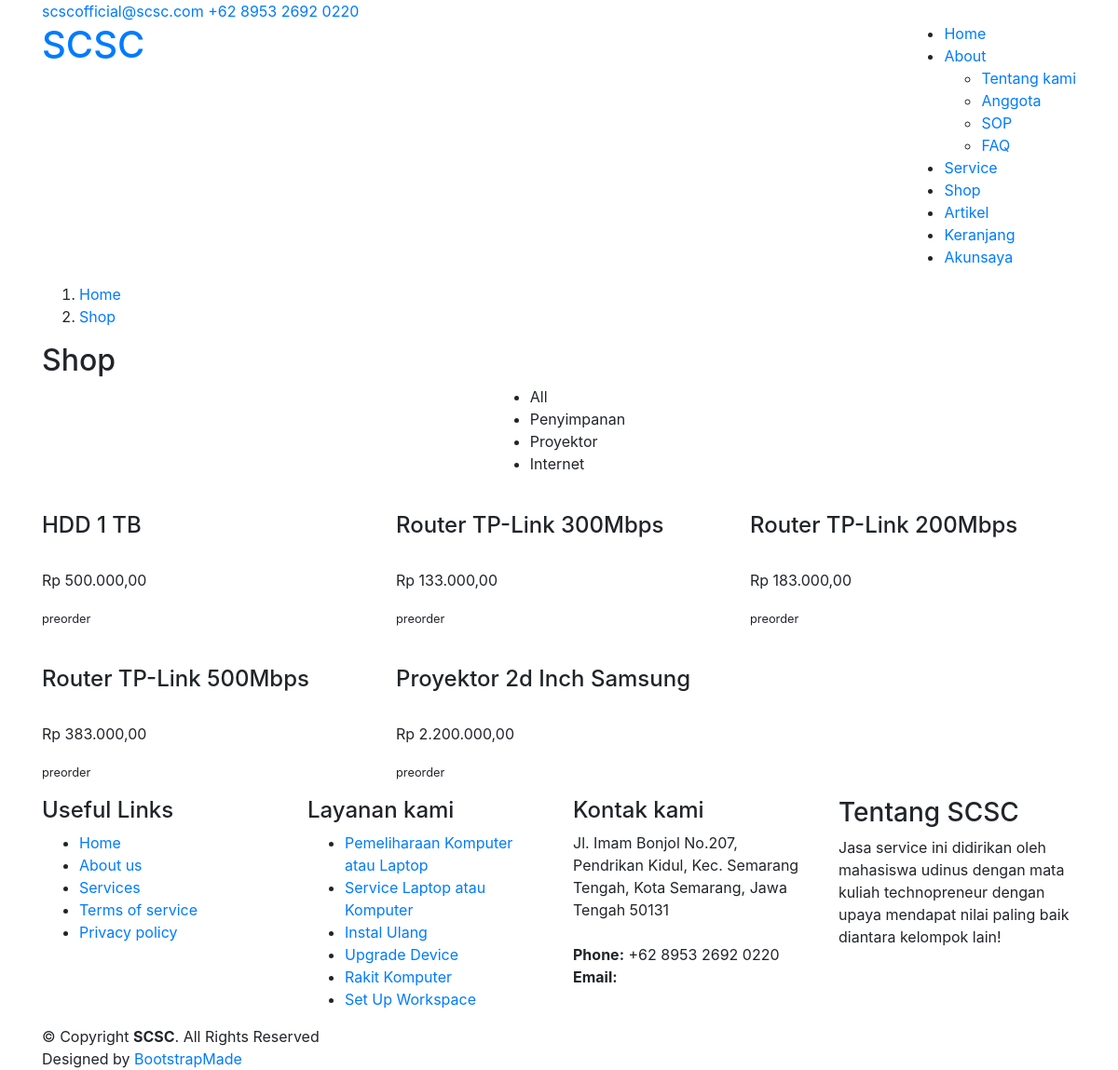
Screenshot of /index.php/shop with the database file from the repository.
### tables this page shows
CREATE TABLE `homemenu` (
  `id` int(191) NOT NULL,
  `name` varchar(191) NOT NULL,
  `value` varchar(191) NOT NULL,
  `status` int(191) NOT NULL
);

CREATE TABLE `homemenuabout` (
  `id` int(191) NOT NULL,
  `name` varchar(191) NOT NULL,
  `value` varchar(191) NOT NULL,
  `status` int(191) NOT NULL
);

CREATE TABLE `produkcategory` (
  `id` int(191) NOT NULL,
  `name` varchar(191) NOT NULL,
  `status` int(191) NOT NULL
);

CREATE TABLE `produk` (
  `id` int(191) NOT NULL,
  `name` varchar(191) NOT NULL,
  `link` varchar(191) NOT NULL,
  `photo` varchar(191) NOT NULL,
  `category` varchar(191) NOT NULL,
  `description` text NOT NULL,
  `condition` int(191) NOT NULL,
  `ready` varchar(191) NOT NULL,
  `supply` int(191) NOT NULL,
  `price` int(191) NOT NULL,
  `status` int(191) NOT NULL
);

CREATE TABLE `service` (
  `id` int(191) NOT NULL,
  `icon` varchar(191) NOT NULL,
  `name` varchar(191) NOT NULL,
  `description` text NOT NULL,
  `estimation` varchar(191) NOT NULL,
  `level` int(191) NOT NULL,
  `price` int(191) NOT NULL,
  `status` int(191) NOT NULL
);

### application/controllers/Shop.php (called while the page is built, shortened)
<?php
class shop extends CI_Controller
{
    public function index()
    {
        $data['title'] = "SCSC - Service";
        $tempVar = $this->scsc->getAll("homemenu");
        $data['menu'] = $tempVar;
        $tempVar = $this->scsc->getAll("homemenuabout");
        $data['submenu'] = $tempVar;
        $tempVar = $this->scsc->getData("profil",array('name'=>'tentang'));
        $tempVar = $tempVar[0]["value"];
        $data['tentang'] = $tempVar;
        $tempVar = $this->scsc->getData("profil",array('name'=>'logo'));
        $tempVar = $tempVar[0]["value"];
        $data['logo'] = $tempVar;
        $tempVar = $this->scsc->getData("profil",array('name'=>'singkatan'));
        $tempVar = $tempVar[0]["value"];
        $data['singkatan'] = $tempVar;
        $tempVar = $this->scsc->getData("profil",array('name'=>'email'));
        $tempVar = $tempVar[0]["value"];
        $data['email'] = $tempVar;
        $tempVar = $this->scsc->getData("profil",array('name'=>'alamat'));
        $tempVar = $tempVar[0]["value"];
        $data['alamat'] = $tempVar;
        $tempVar = $this->scsc->getData("profil",array('name'=>'telp'));
        $tempVar = $tempVar[0]["value"];
        $data['telp'] = $tempVar;
        $tempVar = $this->scsc->getData("profil",array('name'=>'twitter'));
        $tempVar = $tempVar[0]["value"];
        $data['twitter'] = $tempVar;
        $tempVar = $this->scsc->getData("profil",array('name'=>'facebook'));
        $tempVar = $tempVar[0]["value"];
        $data['facebook'] = $tempVar;
        $tempVar = $this->scsc->getData("profil",array('name'=>'instagram'));
        $tempVar = $tempVar[0]["value"];
        $data['instagram'] = $tempVar;
        $tempVar = $this->scsc->getData("profil",array('name'=>'skype'));
        $tempVar = $tempVar[0]["value"];
        $data['skype'] = $tempVar;
        $tempVar = $this->scsc->getData("profil",array('name'=>'linkedin'));
        $tempVar = $tempVar[0]["value"];
        $data['linkedin'] = $tempVar;
        $tempVar = $this->scsc->getData("produk",array('status'=>1));
        $data['products'] = $tempVar;
        $tempVar = $this->scsc->getData("produkcategory",array('status'=>1));
        $data['produkcategory'] = $tempVar;
        $tempVar = $this->scsc->getData("service",array('status'=>'1'));
        $data['services'] = $tempVar;
        $data['link'] = "Shop";
        $data['active'] = 4;
        $data['dd'] = 2;
        $data['dda'] = 0;
        $this->load->view('home/header', $data);
        $this->load->view('home/top', $data);
        $this->load->view('layanan/shop',$data);
        $this->load->view('home/footer', $data);
    }
}

### index.php (called while the page is built, shortened)
<?php
require_once BASEPATH.'core/CodeIgniter.php';

### application/models/scsc.php (called while the page is built, shortened)
<?php
class scsc extends CI_Model
{
    public function getData($dataBase, $where)
    {
        return $this->db->get_where($dataBase, $where)->result_array();
    }
    public function getAll($tabel)
    {
        return $this->db->get($tabel)->result_array();
    }
}

### application/views/layanan/shop.php (the view, shortened to what this page needs)
<main id="main">
  <section id="breadcrumbs" class="breadcrumbs">
    <div class="container">
      <ol>
        <li><a href="<?= base_url();?>">Home</a></li>
        <li><a href="<?= base_url().strtolower($link);?>" ><?= $link;?></a></li>
      </ol>
      <h2><?= $link;?></h2>
    </div>
  </section>
  <section id="portfolio" class="portfolio">
    <div class="container">
      <div class="row">
        <div class="col-lg-12 d-flex justify-content-center">
          <ul id="portfolio-flters">
            <li data-filter="*" class="filter-active">All</li>
            <?php foreach($produkcategory as $category): ?>
              <li data-filter=".filter-<?= strtolower($category['name']);?>"><?=$category['name'];?></li>
            <?php endforeach;?>
          </ul>
        </div>
      </div>
      <div class="row portfolio-container">
        <?php foreach($products as $product):?>
          <div class="col-lg-4 col-md-6 portfolio-item filter-<?=strtolower($product['category']);?>">
            <div class="portfolio-wrap">
              <div class="portfolio-info">
                <h4><?=$product['name'];?></h4>
                <br>
                <?php $hasil_rupiah = "Rp " . number_format($product['price'],2,',','.');?>
                <p><?= $hasil_rupiah;?></p>
                <?php if($product['ready']==1):?>
                  <p><small>Ready <?=$product['supply'];?> item</small></p>
                <?php else:?>
                    <p><small>preorder</small></p>
                <?php endif;?>
              </div>
            </div>
          </div>
        <?php endforeach;?>
      </div>
    </div>
  </section>
</main>

### application/views/home/top.php (shortened to what this page needs)
<body>
  <section id="topbar" class="d-none d-lg-block">
    <div class="container d-flex">
      <div class="contact-info mr-auto">
        <i class="icofont-envelope"></i><a href="mailto:<?= $email; ?>" target="_blank" ><?= $email; ?></a>
        <i class="icofont-phone"></i> <a href="tel:<?= $telp; ?>" target="_blank" ><?= $telp; ?></a>
      </div>
    </div>
  </section>
  <header id="header">
    <div class="container d-flex">
      <div class="logo mr-auto">
        <h1 class="text-light"><a href="<?= base_url()?>"><span><?= $singkatan; ?></span></a></h1>
      </div>
      <nav class="nav-menu d-none d-lg-block">
        <ul>
          <?php $a=1;
            foreach($menu as $nama):?>
            <?php if($a == $active && $nama['id'] != $dd):?>
              <li class="active"><a href="<?= base_url().strtolower($nama['value']);?>"><?= $nama['name'];?></a></li>
            <?php elseif($nama['id'] == $dd):?>
              <li class="drop-down"><a href="#"><?= $nama['name'];?></a>
                <ul>
                  <?php $b=1; foreach($submenu as $subnama):?>
                    <?php if($subnama['id'] != $dda):?>
                      <li>
                    <?php else:?>
                      <li class="active">
                    <?php endif;?>
                    <a href="<?= base_url().strtolower($subnama['name']);?>"><?= $subnama['value'];?></a></li>
                  <?php endforeach;?>
                </ul>
              </li>
            <?php else:?>
              <li><a href="<?= base_url().strtolower($nama['value']);?>"><?= $nama['name'];?></a></li>
            <?php endif;?>
            <?php $a++;?>
          <?php endforeach;?>
        </ul>
      </nav>
    </div>
  </header>

### application/views/home/footer.php (shortened to what this page needs)
<footer id="footer">
  <div class="footer-top">
    <div class="container">
      <div class="row">
        <div class="col-lg-3 col-md-6 footer-links">
          <h4>Useful Links</h4>
          <ul>
            <li><i class="bx bx-chevron-right"></i> <a href="#">Home</a></li>
            <li><i class="bx bx-chevron-right"></i> <a href="#">About us</a></li>
            <li><i class="bx bx-chevron-right"></i> <a href="#">Services</a></li>
            <li><i class="bx bx-chevron-right"></i> <a href="#">Terms of service</a></li>
            <li><i class="bx bx-chevron-right"></i> <a href="#">Privacy policy</a></li>
          </ul>
        </div>
        <div class="col-lg-3 col-md-6 footer-links">
          <h4>Layanan kami</h4>
          <ul>
            <?php foreach($services as $service):?>
              <li><i class="bx bx-chevron-right"></i> <a href="<?= base_url()?>service/serviceitem/<?= $service['name'];?>"><?= $service['name']; ?></a></li>
            <?php endforeach;?>
          </ul>
        </div>
        <div class="col-lg-3 col-md-6 footer-contact">
          <h4>Kontak kami</h4>
          <p>
            <?= $alamat; ?>
            <br><br>
            <strong>Phone:</strong> <?= $telp; ?><br>
            <strong>Email:</strong> <a href="mailto:<?= $email; ?>" target="_blank" class="text-white"><?= $email; ?></a><br>
          </p>
        </div>
        <div class="col-lg-3 col-md-6 footer-info">
          <h3>Tentang <?= $singkatan;?></h3>
          <p><?= ucfirst($tentang);?></p>
        </div>
      </div>
    </div>
  </div>
  <div class="container">
    <div class="copyright">
      &copy; Copyright <strong><span><?= $singkatan; ?></span></strong>. All Rights Reserved
    </div>
    <div class="credits">
      Designed by <a href="https://bootstrapmade.com/">BootstrapMade</a>
    </div>
  </div>
</footer>
</body>
</html>

### rows the page displays
homemenu: name "Home"
homemenu: name "About"
homemenuabout: value "Tentang kami"
homemenuabout: value "Anggota"
homemenuabout: value "SOP"
homemenuabout: value "FAQ"
homemenu: name "Service"
homemenu: name "Shop"
homemenu: name "Artikel"
homemenu: name "Keranjang"
homemenu: name "Akunsaya"
produkcategory: name "Penyimpanan"
produkcategory: name "Proyektor"
produkcategory: name "Internet"
produk: name "HDD 1 TB", price "Rp 500.000,00", ready "preorder"
produk: name "Router TP-Link 300Mbps", price "Rp 133.000,00", ready "preorder"
produk: name "Router TP-Link 200Mbps", price "Rp 183.000,00", ready "preorder"
produk: name "Router TP-Link 500Mbps", price "Rp 383.000,00", ready "preorder"
produk: name "Proyektor 2d Inch Samsung", price "Rp 2.200.000,00", ready "preorder"
service: name "Pemeliharaan Komputer atau Laptop"
service: name "Service Laptop atau Komputer"
service: name "Instal Ulang"
service: name "Upgrade Device"
service: name "Rakit Komputer"
service: name "Set Up Workspace"

### other values shown
$email "scscofficial@scsc.com"
$telp "+62 8953 2692 0220"
$singkatan "SCSC"
$link "Shop"
$alamat "Jl. Imam Bonjol No.207, Pendrikan Kidul, Kec. Semarang Tengah, Kota Semarang, Jawa Tengah 50131"
$tentang "Jasa service ini didirikan oleh mahasiswa udinus dengan mata kuliah technopreneur dengan upaya mendapat nilai paling baik diantara kelompok lain!"
